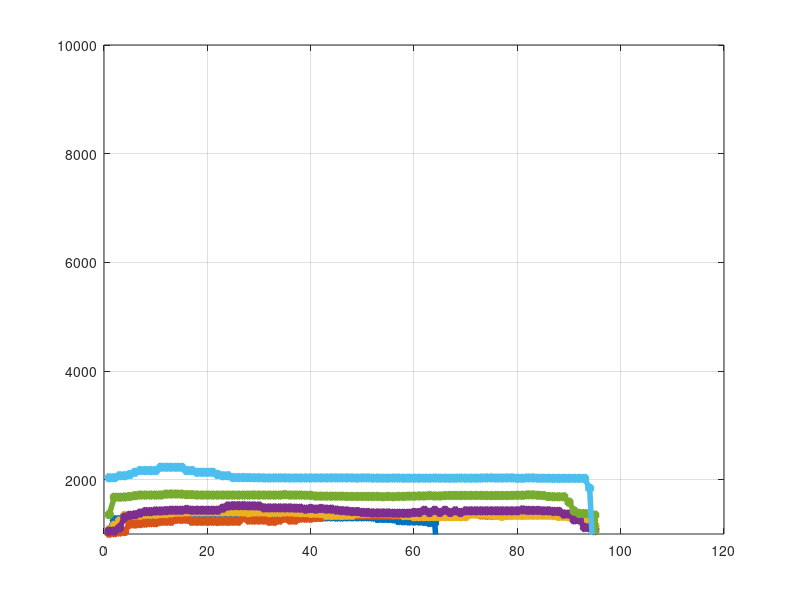

Write the MATLAB code that produced this figure. (Note: this script raises an error after producing the figure.)
figure; l=([ [ 1346 1570 1323 1324 1370 3296 1293 1349 1263 1071 3736 2976 1589 1327 1246 1418 1330 1303 1325 1854 1230 1912 1576 1130 980 1312 1428 1240 1615 1147 1325 2023 1280 1260 1282 1225 1257 1249 1322 1530 1250 1381 1353 1337 1323 1278 1312 1404 1942 1315 1239 1239 1238 5419 3855 2456 1248 1242 1315 1231 1213 1208 1286 1285 0 0 0 0 0 0 0 0 0 0 0 0 0 0 0 0 0 0 0 0 0 0 0 0 0 0 0 0 0 0 0 0 0 0 0 0 0]' [ 1023 1311 1036 1382 2081 1015 1046 1234 1358 1201 1347 1207 1271 1192 1359 1183 1362 1160 1365 3232 1232 1043 4208 2208 1111 2062 1358 1098 1235 1077 1190 1049 1348 1041 1336 1042 2049 1304 1592 1256 1003 2476 1021 1182 1307 1600 1292 970 1556 1345 1349 1348 1338 1347 1374 4056 2446 1288 4026 2821 1789 1479 1311 1316 1331 1351 1137 1270 1537 1322 1344 1317 1391 1388 1880 1296 1440 2905 917 1593 1310 1499 1535 1423 1343 1348 1323 1594 1425 1118 1365 4002 1495 1399 3777 0 0 0 0 0 0]' [ 1077 1407 1347 1410 1402 1408 1239 1362 1388 1375 1444 1161 3063 1433 1407 1342 1019 1169 1421 1376 1363 1361 1609 1424 1406 1558 5315 3997 2364 1462 1406 1278 1392 1264 1317 1247 1407 1232 1410 1346 1409 1202 1377 1190 1399 1168 1415 1728 1383 1134 1419 1118 1392 1101 1342 1087 1409 1071 1400 1054 3762 3529 1854 1580 1060 1319 1001 1368 1017 1319 1024 1199 1022 1366 1365 1309 1714 1311 1176 3639 2460 2780 1442 1536 1377 1348 1283 1552 1325 1342 1315 1345 1150 2131 1267 0 0 0 0 0 0]' [ 1470 1354 1312 1510 1533 1524 1688 1473 1450 1424 1112 1055 1053 1343 1624 1412 3158 1600 1385 1430 1352 1438 1415 2067 1550 2032 1409 2571 1321 1515 6029 4027 2491 1912 1476 1520 2054 1517 1458 1441 1480 1424 1429 1413 1387 1103 1375 1375 1357 2025 1080 1470 1380 1910 1333 1512 1314 1383 1290 1377 1713 1396 1465 1244 1509 1436 3129 1128 1480 1694 1194 1820 1218 1515 1161 1448 1146 1792 1131 1426 1260 1443 1114 1416 1121 3365 1367 3062 1061 1601 1474 1897 1443 1436 1434 0 0 0 0 0 0]' [ 1919 3372 2027 1743 1740 1917 1678 1736 1841 1690 1357 1734 1681 1853 1675 1717 1827 1706 1718 1708 1678 1613 1940 5397 3388 2360 1717 1724 1874 1717 1690 1697 1487 1776 1682 2576 1738 1659 1755 1698 1794 1628 1712 1612 1772 1595 1755 1580 1721 1564 1715 1686 1692 1531 1711 1514 1697 1500 1363 1432 1710 1968 1453 1700 2112 1429 1707 1418 1711 3837 1840 3765 1766 2023 1714 1678 1685 1769 1767 1720 1342 1708 1378 1586 1376 1691 1348 2021 1684 2022 1761 3426 1423 1796 1722 0 0 0 0 0 0]' [ 2071 2467 3015 3016 4032 2036 4016 3784 3002 4028 2035 3016 2094 2072 2397 3461 2136 2168 2229 2030 2035 2030 4027 2036 2024 2028 2444 2018 2342 1878 2031 2596 2963 2027 2026 2038 1984 2600 2540 2032 2029 2049 2024 2024 2041 2037 2023 2024 2036 2024 2026 4031 4453 3874 1887 1831 3493 2817 2027 2019 2022 2032 2033 2026 2030 2028 3510 2557 2017 2026 2032 2026 2025 2046 2023 2033 2023 2036 2024 3923 2761 2024 2034 2025 2053 2064 2155 2025 2027 2038 1841 2025 2081 2432 0 0 0 0 0 0 0]']'');
  plot(medfilt1(l, 25), '-*', 'LineWidth', 4); hold on;  grid on; ylim([1000, 10000]);
 ax = gca; ax.ColorOrderIndex = 1; plot(l, 'LineWidth', 1); 
legend( 'bs 32', 'bs 64', 'bs 128', 'bs 256', 'bs 512', 'bs 1024'); title('latency DESKTOP-79T88LQ <-> flarch (id 20:7c:8f:45:71:31, ip4 address 192.168.2.105) udpsocket(block=KernelBlock,to=2000us)'); 